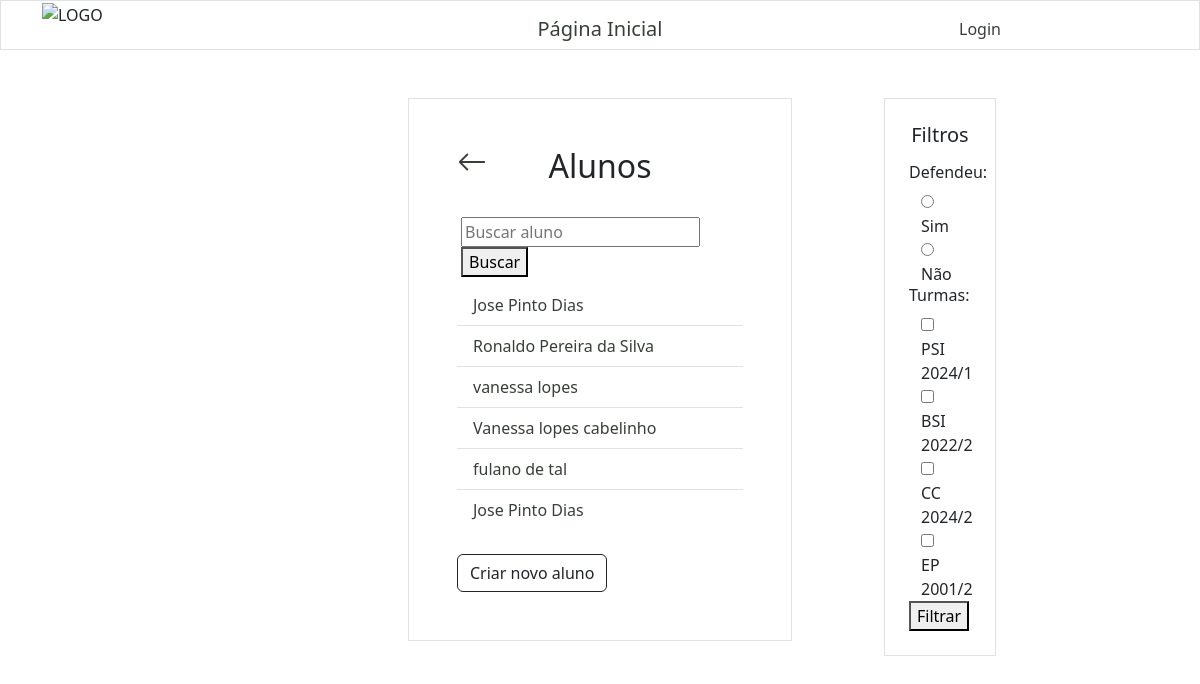
Page /alunos/ on the committed database.
### alunos/models.py (models this page shows, shortened)
class Aluno(models.Model):
    nome = models.CharField(max_length=255)
    sobrenome = models.CharField(max_length=255)
    curso = models.ForeignKey(Turma, on_delete=models.SET_NULL, null=True)
    orientadores = models.ManyToManyField('docentes.Docente', related_name='alunos_orientados')
    defesa = models.BooleanField(blank=True)
    data_defesa = models.DateField(null=True, blank=True)
    artigo = models.URLField(max_length=400, blank=True)
    bolsista = models.CharField(max_length=30)
    obs = models.TextField(max_length=255, blank=True)
    email = models.EmailField(max_length=255, null=True)
    matricula = models.CharField(max_length=20, null=True)

### turmas/models.py (models this page shows, shortened)
class Turma(models.Model):
    nome = models.CharField(max_length=255)
    vagas = models.IntegerField(null=True)
    curso = models.CharField(max_length=255)
    data_de_inicio = models.DateField(null=True)
    data_de_criacao = models.DateField(default=timezone.now)

### alunos/views.py (the view)
# urls.py: path('alunos/', views.alunos, name='alunos'),
def alunos(request):
    query = request.GET.get('aluno')
    defendeu = request.GET.get('defendeu')
    turmas_selecionadas = request.GET.getlist('turma')
    if query:
        keywords = query.split()
        query_list = []
        for keyword in keywords:
            query_list.append(Q(nome__icontains=keyword) | Q(sobrenome__icontains=keyword))
        pesquisa = Q()
        for query_item in query_list:
            pesquisa |= query_item
        alunosValues = Aluno.objects.filter(pesquisa)
    else:
        alunosValues = Aluno.objects.all()
    if defendeu == '0':
        alunosValues = alunosValues.filter(defesa=True)
    elif defendeu == '1':
        alunosValues = alunosValues.filter(defesa=False)
    aluno_defendeu = Aluno.objects.filter(defesa=True) # Pode ser retirado junto com a parte do html
    contador = Aluno.objects.filter(defesa=True).count() # Pode ser retirado junto com a parte do html
    todas_turmas = Turma.objects.all()
    turmas_query = Q()
    for turma_id in turmas_selecionadas:
        turmas_query |= Q(curso_id=turma_id)
    alunosValues = alunosValues.filter(turmas_query)
    context = {
        'alunosValues': alunosValues,
        'aluno_defendeu': aluno_defendeu, # Pode ser retirado junto com a parte do html
        'contador': contador, # Pode ser retirado junto com a parte do html
        'turmas': todas_turmas,
        'turmas_selecionadas': turmas_selecionadas,
        }
    return render(request, 'alunosList.html', context)

### alunos/templates/alunosList.html (shortened to what this page needs)
{% extends "master.html" %}
{% block content %}
    {% include "header.html" %}
    <div class="row">
        <div class="col"></div>
        <div class="col">
            <div class="container p-5 my-5 border">
                <div class="row mb-4">
                    <div class="col">
                        <a href="/">
                            <svg xmlns="http://www.w3.org/2000/svg" width="30" height="30" fill="currentColor" class="bi bi-arrow-left" viewBox="0 0 16 16">
                                <path fill-rule="evenodd" d="M15 8a.5.5 0 0 0-.5-.5H2.707l3.147-3.146a.5.5 0 1 0-.708-.708l-4 4a.5.5 0 0 0 0 .708l4 4a.5.5 0 0 0 .708-.708L2.707 8.5H14.5A.5.5 0 0 0 15 8"/>
                            </svg>
                        </a>
                    </div>
                    <div class="col-6">
                        <h2 class="text-center">Alunos</h2>
                    </div>
                    <div class="col"></div>
                </div>
                <div class="container px-1 my-2">
                    <form method="GET">
                        <input type="text" name="aluno" placeholder="Buscar aluno">
                        <button type="submit">Buscar</button>
                    </form>
                </div>
                <ul class="list-group list-group-flush">
                    {% for x in alunosValues %}
                    <li class="list-group-item"> <a href="alunoInfo/{{ x.id }}"> {{ x.nome }} {{ x.sobrenome }}</a> </li>
                    {% endfor %}
                </ul>
                <div class="container px-0 mt-4">
                    <a href="{% url 'criar_aluno'%}">
                        <button type="button" class="btn btn-outline-dark">
                            Criar novo aluno
                        </button>
                    </a>
                </div>
            </div>
        </div>
        <div class="col">
            <div class="row">
                <div class="col-2"></div>
                    <div class="col-4">
                        <div class="container p-4 my-5 border">
                            <form action="{% url 'alunos' %}" method="GET">
                                <h5 class="text-center mb-3"> Filtros </h5>
                                <h6>Defendeu:</h6>
                                <div class="container pl-4">
                                    <input type="radio" id="sim" name="defendeu" value="0" {% if request.GET.defendeu_sim %}checked{% endif %}>
                                    <label for="sim">Sim</label>
                                </div>
                                <div class="container pt-0">
                                    <input type="radio" id="nao" name="defendeu" value="1" {% if request.GET.defendeu_nao %}checked{% endif %}>
                                    <label for="nao">Não</label>
                                </div>
                                <h6> Turmas: </h6>
                                {% for turma in turmas %}
                                <div class="container pl-0">
                                    <input type="checkbox" id="turma{{ turma.id }}" name="turma" value="{{ turma.id }}" {% if turma.id in turmas_selecionadas %}checked{% endif %}>
                                    <label for="turma{{ turma.id }}">{{ turma.nome }}</label>
                                </div>
                                {% endfor %}
                                <button type="submit">Filtrar</button>
                            </form>
                        </div>
                    </div>
                <div class="col-6"></div>
            </div>
        </div>
    </div>
{% endblock %}

### alunos/static/css/style.css (style rules this page uses)
a { color: rgb(56, 63, 56); background-color: transparent; text-decoration: none; }

### rows in the picture
Aluno: nome "Jose", sobrenome "Pinto Dias"
Aluno: nome "Ronaldo", sobrenome "Pereira da Silva"
Aluno: nome "vanessa", sobrenome "lopes"
Aluno: nome "Vanessa", sobrenome "lopes cabelinho"
Aluno: nome "fulano", sobrenome "de tal"
Aluno: nome "Jose", sobrenome "Pinto Dias"
Turma: nome "PSI 2024/1"
Turma: nome "BSI 2022/2"
Turma: nome "CC 2024/2"
Turma: nome "EP 2001/2"
